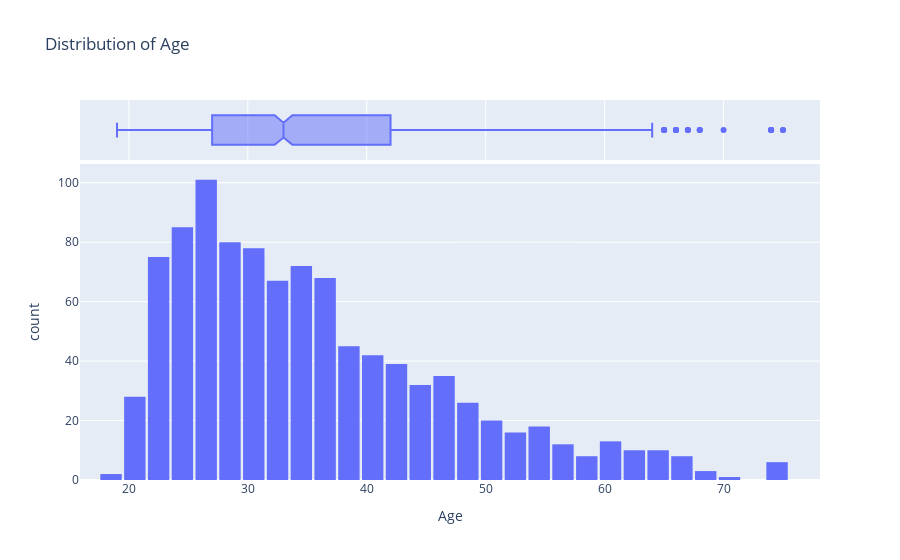

Notebook source saved alongside this figure:
### Code cell
fig = px.histogram(df_credit, 
                   x='Age', 
                   marginal='box', 
                   nbins=56, 
                   title='Distribution of Age')
fig.update_layout(bargap=0.1)
fig.show()

### Figure 1 — Plotly figure (JSON) as saved in the notebook; plotly's stock layout.template omitted (floating-point values rounded to 4 significant figures; data arrays with more than 128 entries replaced by an {"elided": "..."} marker saying what was removed)
{"data": [{"alignmentgroup": "True", "bingroup": "x", "hovertemplate": "Age=%{x}<br>count=%{y}<extra></extra>", "legendgroup": "", "marker": {"color": "#636efa", "pattern": {"shape": ""}}, "name": "", "nbinsx": 56, "offsetgroup": "", "orientation": "v", "showlegend": false, "type": "histogram", "x": {"elided": "1000 int values"}, "xaxis": "x", "yaxis": "y"}, {"alignmentgroup": "True", "hovertemplate": "Age=%{x}<extra></extra>", "legendgroup": "", "marker": {"color": "#636efa"}, "name": "", "notched": true, "offsetgroup": "", "showlegend": false, "type": "box", "x": {"elided": "1000 int values"}, "xaxis": "x2", "yaxis": "y2"}], "layout": {"bargap": 0.1, "barmode": "relative", "legend": {"tracegroupgap": 0}, "title": {"text": "Distribution of Age"}, "xaxis": {"anchor": "y", "domain": [0, 1], "title": {"text": "Age"}}, "xaxis2": {"anchor": "y2", "domain": [0, 1], "matches": "x", "showgrid": true, "showticklabels": false}, "yaxis": {"anchor": "x", "domain": [0, 0.8316], "title": {"text": "count"}}, "yaxis2": {"anchor": "x2", "domain": [0.8416, 1], "matches": "y2", "showgrid": false, "showline": false, "showticklabels": false, "ticks": ""}}}
